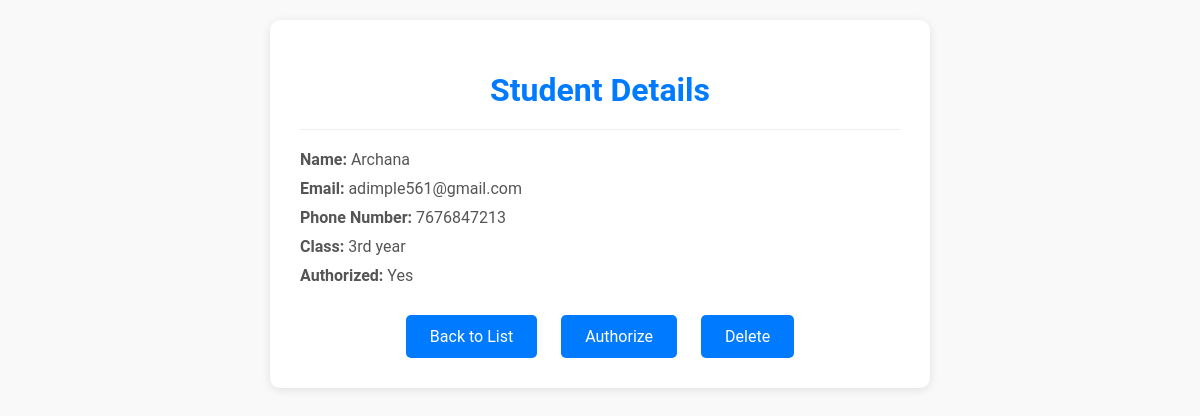
Page /students/47/ (signed in) on the committed database.
### app1/models.py (models this page shows, shortened)
class Student(models.Model):
    name = models.CharField(max_length=255)
    email = models.EmailField(max_length=255)
    phone_number = models.CharField(max_length=15)
    student_class = models.CharField(max_length=100)
    image = models.ImageField(upload_to='students/')
    authorized = models.BooleanField(default=False)

### app1/views.py (the view)
# urls.py: path('students/<int:pk>/', views.student_detail, name='student-detail'),
@login_required
@user_passes_test(is_admin)
def student_detail(request, pk):
    student = get_object_or_404(Student, pk=pk)
    return render(request, 'student_detail.html', {'student': student})

### app1/views.py (called while the page is built)
def is_admin(user):
    return user.is_superuser

### templates/student_detail.html (shortened to what this page needs)
<!DOCTYPE html>
<html lang="en">
<head>
</head>
<body>
    <div class="container">
        <h1>Student Details</h1>
        <div class="student-details">
            <div class="detail"><strong>Name:</strong> {{ student.name }}</div>
            <div class="detail"><strong>Email:</strong> {{ student.email }}</div>
            <div class="detail"><strong>Phone Number:</strong> {{ student.phone_number }}</div>
            <div class="detail"><strong>Class:</strong> {{ student.student_class }}</div>
            <div class="detail"><strong>Authorized:</strong> {% if student.authorized %} Yes {% else %} No {% endif %}</div>
        </div>
        <div class="actions">
            <a href="{% url 'student-list' %}">Back to List</a>
            <a href="{% url 'student-authorize' pk=student.pk %}">Authorize</a>
            <a href="{% url 'student-delete' pk=student.pk %}">Delete</a>
        </div>
    </div>
</body>
</html>

### templates/student_detail.html (style rules this page uses)
body { font-family: 'Roboto', Arial, sans-serif; background-color: #f9f9f9; margin: 0; padding: 0; }
.container { max-width: 600px; margin: 20px auto; background-color: #fff; padding: 30px; border-radius: 10px; box-shadow: 0 2px 10px rgba(0,0,0,0.1); transition: box-shadow 0.3s ease; }
h1 { text-align: center; color: #007bff; margin-bottom: 20px; }
.student-details { border-top: 1px solid #eee; padding-top: 20px; margin-bottom: 30px; }
.detail { margin-bottom: 10px; color: #555; }
.actions { margin-top: 20px; text-align: center; }
.actions a { display: inline-block; margin: 0 10px; padding: 12px 24px; background-color: #007bff; color: #fff; border-radius: 5px; text-decoration: none; transition: background-color 0.3s ease, color 0.3s ease; }

### rows in the picture
Student: name "Archana", email "adimple561@gmail.com", phone_number "7676847213", student_class "3rd year"
